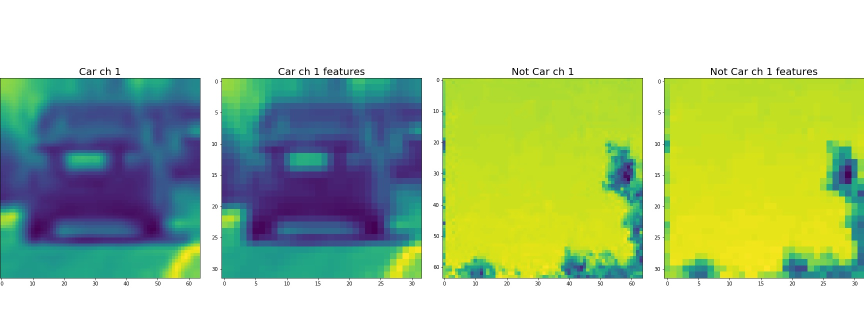
#> input picture examples/feature1.jpg, 1728 x 648 px (shown at 1/2 size)
$ python -i tmp.py   (imports and definitions only)
#> lines starting #> are read from the running program, lines starting #| are printed output that depends on the picture
# [10 lines of commented-out code are left out]


import matplotlib.image as mpimg
import matplotlib.pyplot as plt
import numpy as np
import cv2
import glob
import time
from sklearn.svm import LinearSVC
from sklearn.preprocessing import StandardScaler
from skimage.feature import hog
from lesson_functions import *
# NOTE: the next import is only valid for scikit-learn version <= 0.17
# for scikit-learn >= 0.18 use:
# from sklearn.model_selection import train_test_split
from sklearn.cross_validation import train_test_split

# Define a function to extract features from a single image window
# This function is very similar to extract_features()
# just for a single image rather than list of images
def single_img_features(img, color_space='RGB', spatial_size=(32, 32),
                        hist_bins=32, orient=9,
                        pix_per_cell=8, cell_per_block=2, hog_channel=0,
                        spatial_feat=True, hist_feat=True, hog_feat=True):
    #1) Define an empty list to receive features
    img_features = []
    #2) Apply color conversion if other than 'RGB'
    if color_space != 'RGB':
        if color_space == 'HSV':
            feature_image = cv2.cvtColor(img, cv2.COLOR_RGB2HSV)
        elif color_space == 'LUV':
            feature_image = cv2.cvtColor(img, cv2.COLOR_RGB2LUV)
        elif color_space == 'HLS':
            feature_image = cv2.cvtColor(img, cv2.COLOR_RGB2HLS)
        elif color_space == 'YUV':
            feature_image = cv2.cvtColor(img, cv2.COLOR_RGB2YUV)
        elif color_space == 'YCrCb':
            feature_image = cv2.cvtColor(img, cv2.COLOR_RGB2YCrCb)
    else: feature_image = np.copy(img)
    #3) Compute spatial features if flag is set
    if spatial_feat == True:
        spatial_features = bin_spatial(feature_image, size=spatial_size)
        #4) Append features to list
        img_features.append(spatial_features)
    #5) Compute histogram features if flag is set
    if hist_feat == True:
        hist_features = color_hist(feature_image, nbins=hist_bins)
        #6) Append features to list
        img_features.append(hist_features)
    #7) Compute HOG features if flag is set
    if hog_feat == True:
        if hog_channel == 'ALL':
            hog_features = []
            for channel in range(feature_image.shape[2]):
                hog_features.extend(get_hog_features(feature_image[:,:,channel],
                                    orient, pix_per_cell, cell_per_block,
                                    vis=False, feature_vec=True))
        else:
            hog_features = get_hog_features(feature_image[:,:,hog_channel], orient,
                        pix_per_cell, cell_per_block, vis=False, feature_vec=True)
        #8) Append features to list
        img_features.append(hog_features)

    #9) Return concatenated array of features
    return np.concatenate(img_features)

# Read in cars and notcars
images = glob.glob('*.jpeg')
cars = []
notcars = []
# [5 lines not run here, left out]

# Reduce the sample size because
# The quiz evaluator times out after 13s of CPU time
sample_size = 500
cars = cars[0:sample_size]
notcars = notcars[0:sample_size]

### TODO: Tweak these parameters and see how the results change.
color_space = 'RGB' # Can be RGB, HSV, LUV, HLS, YUV, YCrCb
orient = 9  # HOG orientations
pix_per_cell = 8 # HOG pixels per cell
cell_per_block = 2 # HOG cells per block
hog_channel = 0 # Can be 0, 1, 2, or "ALL"
spatial_size = (16, 16) # Spatial binning dimensions
hist_bins = 16    # Number of histogram bins
spatial_feat = True # Spatial features on or off
hist_feat = True # Histogram features on or off
hog_feat = True # HOG features on or off
y_start_stop = [None, None] # Min and max in y to search in slide_window()

# [6 lines that did not run here, left out]
# [6 lines that did not run here, left out]

# [1 line that did not run here, left out]
# Fit a per-column scaler
# [1 line that did not run here, left out]
# Apply the scaler to X
# [1 line that did not run here, left out]

# Define the labels vector
# [1 line that did not run here, left out]


# Split up data into randomized training and test sets
rand_state = np.random.randint(0, 100)
# [2 lines that did not run here, left out]

# [3 lines not run here, left out]
# Use a linear SVC
svc = LinearSVC()
# Check the training time for the SVC
t=time.time()
# [1 line not run here, left out]
t2 = time.time()
# [3 lines not run here, left out]
# Check the prediction time for a single sample
t=time.time()

# [1 line not run here, left out]
# [1 line that did not run here, left out]

# Uncomment the following line if you extracted training
# data from .png images (scaled 0 to 1 by mpimg) and the
# image you are searching is a .jpg (scaled 0 to 255)
#image = image.astype(np.float32)/255

# [2 lines that did not run here, left out]

# [6 lines that did not run here, left out]

# [1 line that did not run here, left out]

# [1 line not run here, left out]


import matplotlib.image as mpimg
import numpy as np
import cv2
from skimage.feature import hog
# Define a function to return HOG features and visualization
def get_hog_features(img, orient, pix_per_cell, cell_per_block,
                        vis=False, feature_vec=True):
    # Call with two outputs if vis==True
    if vis == True:
        features, hog_image = hog(img, orientations=orient,
                                  pixels_per_cell=(pix_per_cell, pix_per_cell),
                                  cells_per_block=(cell_per_block, cell_per_block),
                                  transform_sqrt=True,
                                  visualise=vis, feature_vector=feature_vec)
        return features, hog_image
    # Otherwise call with one output
    else:
        features = hog(img, orientations=orient,
                       pixels_per_cell=(pix_per_cell, pix_per_cell),
                       cells_per_block=(cell_per_block, cell_per_block),
                       transform_sqrt=True,
                       visualise=vis, feature_vector=feature_vec)
        return features

# Define a function to compute binned color features
def bin_spatial(img, size=(32, 32)):
    # Use cv2.resize().ravel() to create the feature vector
    features = cv2.resize(img, size).ravel()
    # Return the feature vector
    return features

# Define a function to compute color histogram features
# NEED TO CHANGE bins_range if reading .png files with mpimg!
def color_hist(img, nbins=32, bins_range=(0, 256)):
    # Compute the histogram of the color channels separately
    channel1_hist = np.histogram(img[:,:,0], bins=nbins, range=bins_range)
    channel2_hist = np.histogram(img[:,:,1], bins=nbins, range=bins_range)
    channel3_hist = np.histogram(img[:,:,2], bins=nbins, range=bins_range)
    # Concatenate the histograms into a single feature vector
    hist_features = np.concatenate((channel1_hist[0], channel2_hist[0], channel3_hist[0]))
    # Return the individual histograms, bin_centers and feature vector
    return hist_features

# Define a function to extract features from a list of images
# Have this function call bin_spatial() and color_hist()
# [49 lines left out: function extract_features, not called in this run]

>>> import cv2
>>> picture = cv2.cvtColor(cv2.imread('examples/feature1.jpg'), cv2.COLOR_BGR2RGB)
>>> result = single_img_features(picture)
#> in bin_spatial, `features = cv2.resize(img, size).ravel()`: features = 3072 values, max 255 at index 0, min 0 at index 1726, mean 177
#> in single_img_features, `spatial_features = bin_spatial(feature_image, size=spatial_size)`: spatial_features has the same summary as features in bin_spatial
#> in color_hist, `hist_features = np.concatenate((channel1_hist[0], channel2_hist[0], ch..`: hist_features = 96 values, max 471277 at index 63, min 59 at index 85, mean 34992
#> in get_hog_features, `features = hog(img, orientations=orient, pixels_per_cell=(pix_per_cell..`:
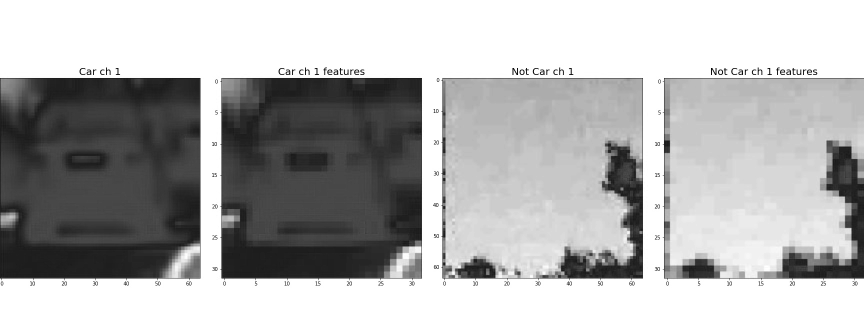
#> img: shape (648, 1728) (shown at 1/2 size); min 0, max 255, mean 176.3

$ run again, on examples/feature2.jpg
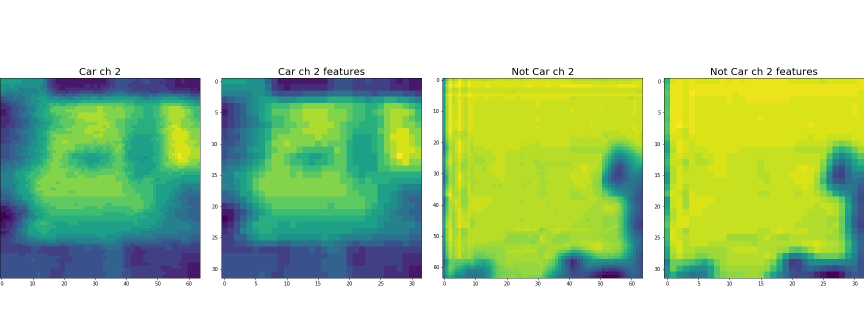
#> input picture examples/feature2.jpg, 1728 x 648 px (shown at 1/2 size)
#> features = 3072 values, max 255 at index 0, min 20 at index 1721, mean 179.7
#> spatial_features has the same summary as features in bin_spatial
#> in color_hist, `hist_features = np.concatenate((channel1_hist[0], channel2_hist[0], ch..`: hist_features = 96 values, max 471212 at index 63, min 62 at index 85, mean 34992
#> in get_hog_features, `features = hog(img, orientations=orient, pixels_per_cell=(pix_per_cell..`:
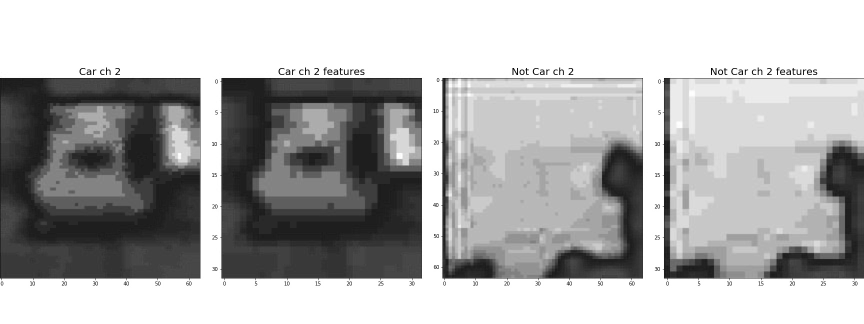
#> img: shape (648, 1728) (shown at 1/2 size); min 0, max 255, mean 175.1

$ run again, on examples/feature3.jpg
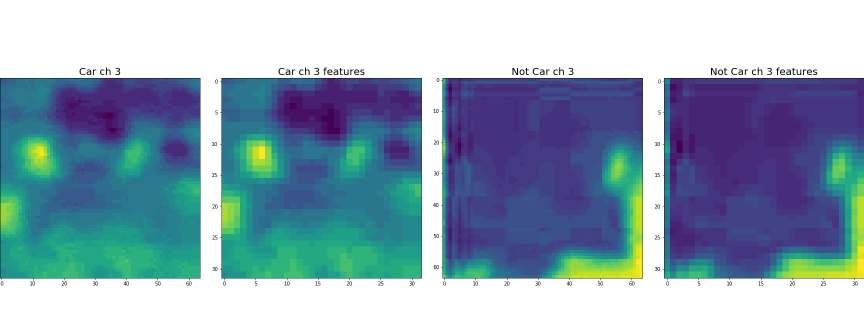
#> input picture examples/feature3.jpg, 1728 x 648 px (shown at 1/2 size)
#> features = 3072 values, max 255 at index 0, min 17 at index 1093, mean 162.7
#> spatial_features has the same summary as features in bin_spatial
#> in color_hist, `hist_features = np.concatenate((channel1_hist[0], channel2_hist[0], ch..`: hist_features = 96 values, max 471367 at index 31, min 69 at index 85, mean 34992
#> in get_hog_features, `features = hog(img, orientations=orient, pixels_per_cell=(pix_per_cell..`:
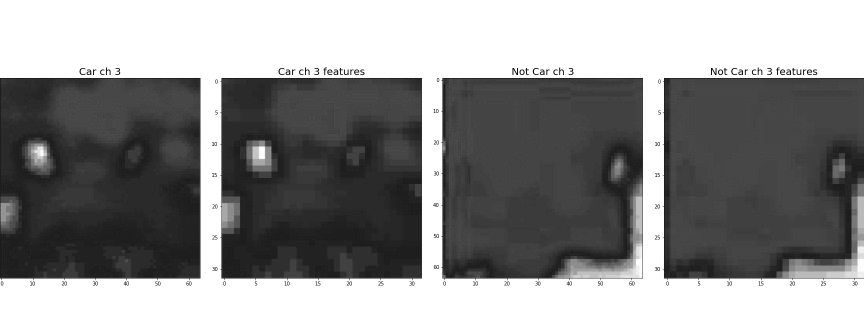
#> img: shape (648, 1728) (shown at 1/2 size); min 0, max 255, mean 141.3

$ run again, on examples/hog.jpg
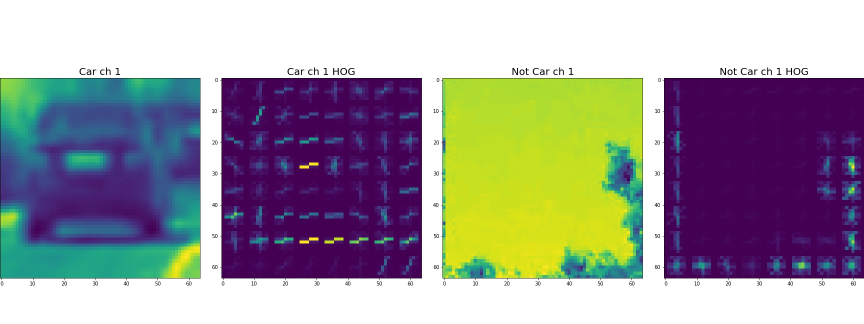
#> input picture examples/hog.jpg, 1728 x 648 px (shown at 1/2 size)
#> features = 3072 values, max 255 at index 0, min 0 at index 844, mean 159.7
#> spatial_features has the same summary as features in bin_spatial
#> in color_hist, `hist_features = np.concatenate((channel1_hist[0], channel2_hist[0], ch..`: hist_features = 96 values, max 471657 at index 31, min 61 at index 85, mean 34992
#> in get_hog_features, `features = hog(img, orientations=orient, pixels_per_cell=(pix_per_cell..`:
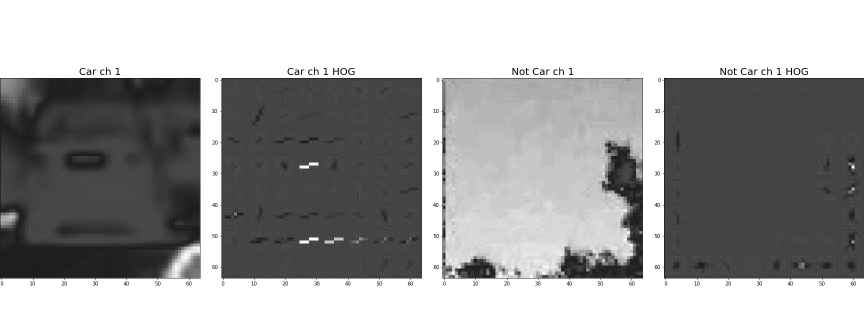
#> img: shape (648, 1728) (shown at 1/2 size); min 0, max 255, mean 160.7
